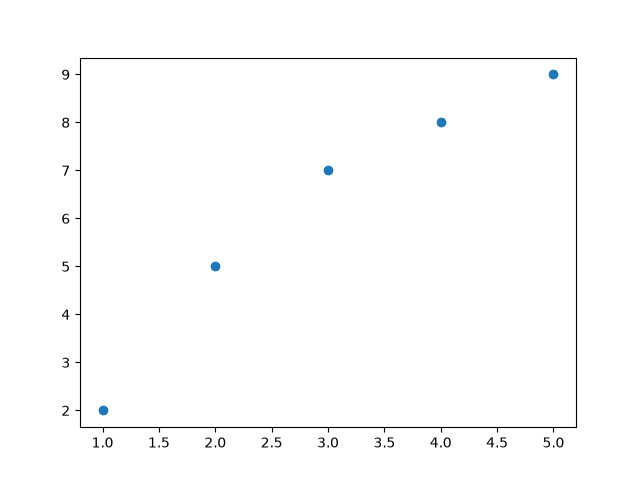

Here is the Python script that generated this plot:
# Plotting without line

import matplotlib.pyplot as plt

x = [1, 2, 3, 4, 5]
y = [2, 5, 7, 8, 9]

plt.plot(x, y, "o") 
# The marker parameter is used to specify the shape of the markers that will be drawn at each data point. 
# In this case, "o" indicates that circular markers will be used.

plt.show()
